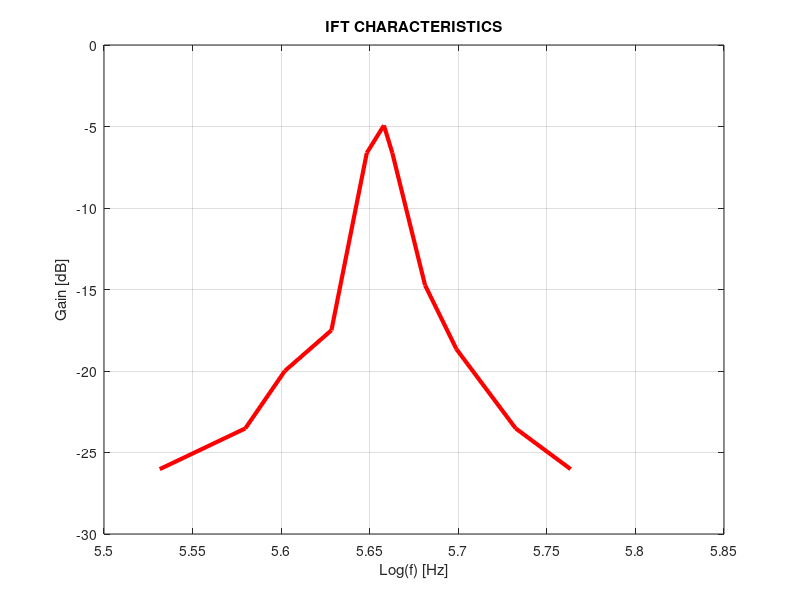

Reproduce this figure in MATLAB.
clc;
clear all;
close all;

x=[
   340000
   380000
   400000
   425000
   445000
   455000
   460000
   480000
   500000
   540000
   580000
   ];
y=[
   1.5
   2
   3
   4
   14
   17
   14 
   5.5
   3.5
   2
   1.5 
  ];

l=length(y);

for i=1:l
    db(i)=20*log10(y(i)/30);
end

plot(log10(x),db,'r','Linewidth',3);
grid on;

title('IFT CHARACTERISTICS');
xlabel('Log(f) [Hz]');
ylabel('Gain [dB]');


